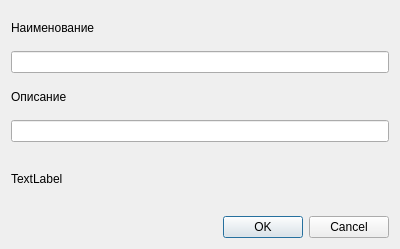
<?xml version="1.0" encoding="UTF-8"?>
<ui version="4.0">
 <class>EditPointDialog</class>
 <widget class="QDialog" name="EditPointDialog">
  <property name="windowModality">
   <enum>Qt::NonModal</enum>
  </property>
  <property name="geometry">
   <rect>
    <x>0</x>
    <y>0</y>
    <width>400</width>
    <height>249</height>
   </rect>
  </property>
  <property name="sizePolicy">
   <sizepolicy hsizetype="Preferred" vsizetype="Preferred">
    <horstretch>0</horstretch>
    <verstretch>0</verstretch>
   </sizepolicy>
  </property>
  <property name="minimumSize">
   <size>
    <width>400</width>
    <height>249</height>
   </size>
  </property>
  <property name="maximumSize">
   <size>
    <width>16777215</width>
    <height>16777215</height>
   </size>
  </property>
  <property name="modal">
   <bool>true</bool>
  </property>
  <layout class="QVBoxLayout" name="verticalLayout_3">
   <property name="sizeConstraint">
    <enum>QLayout::SetDefaultConstraint</enum>
   </property>
   <item>
    <layout class="QVBoxLayout" name="verticalLayout">
     <item>
      <widget class="QLabel" name="nameLabel">
       <property name="text">
        <string>Наименование</string>
       </property>
      </widget>
     </item>
     <item>
      <widget class="QLineEdit" name="nameLineEdit">
       <property name="maxLength">
        <number>128</number>
       </property>
      </widget>
     </item>
    </layout>
   </item>
   <item>
    <layout class="QVBoxLayout" name="verticalLayout_2">
     <item>
      <widget class="QLabel" name="descLabel">
       <property name="text">
        <string>Описание</string>
       </property>
      </widget>
     </item>
     <item>
      <widget class="QLineEdit" name="descLineEdit">
       <property name="maxLength">
        <number>128</number>
       </property>
      </widget>
     </item>
    </layout>
   </item>
   <item>
    <widget class="QLabel" name="coordsLabel">
     <property name="text">
      <string>TextLabel</string>
     </property>
    </widget>
   </item>
   <item>
    <widget class="QDialogButtonBox" name="buttonBox">
     <property name="orientation">
      <enum>Qt::Horizontal</enum>
     </property>
     <property name="standardButtons">
      <set>QDialogButtonBox::Cancel|QDialogButtonBox::Ok</set>
     </property>
    </widget>
   </item>
  </layout>
 </widget>
 <resources/>
 <connections>
  <connection>
   <sender>buttonBox</sender>
   <signal>accepted()</signal>
   <receiver>EditPointDialog</receiver>
   <slot>accept()</slot>
   <hints>
    <hint type="sourcelabel">
     <x>248</x>
     <y>254</y>
    </hint>
    <hint type="destinationlabel">
     <x>157</x>
     <y>274</y>
    </hint>
   </hints>
  </connection>
  <connection>
   <sender>buttonBox</sender>
   <signal>rejected()</signal>
   <receiver>EditPointDialog</receiver>
   <slot>reject()</slot>
   <hints>
    <hint type="sourcelabel">
     <x>316</x>
     <y>260</y>
    </hint>
    <hint type="destinationlabel">
     <x>286</x>
     <y>274</y>
    </hint>
   </hints>
  </connection>
 </connections>
</ui>
